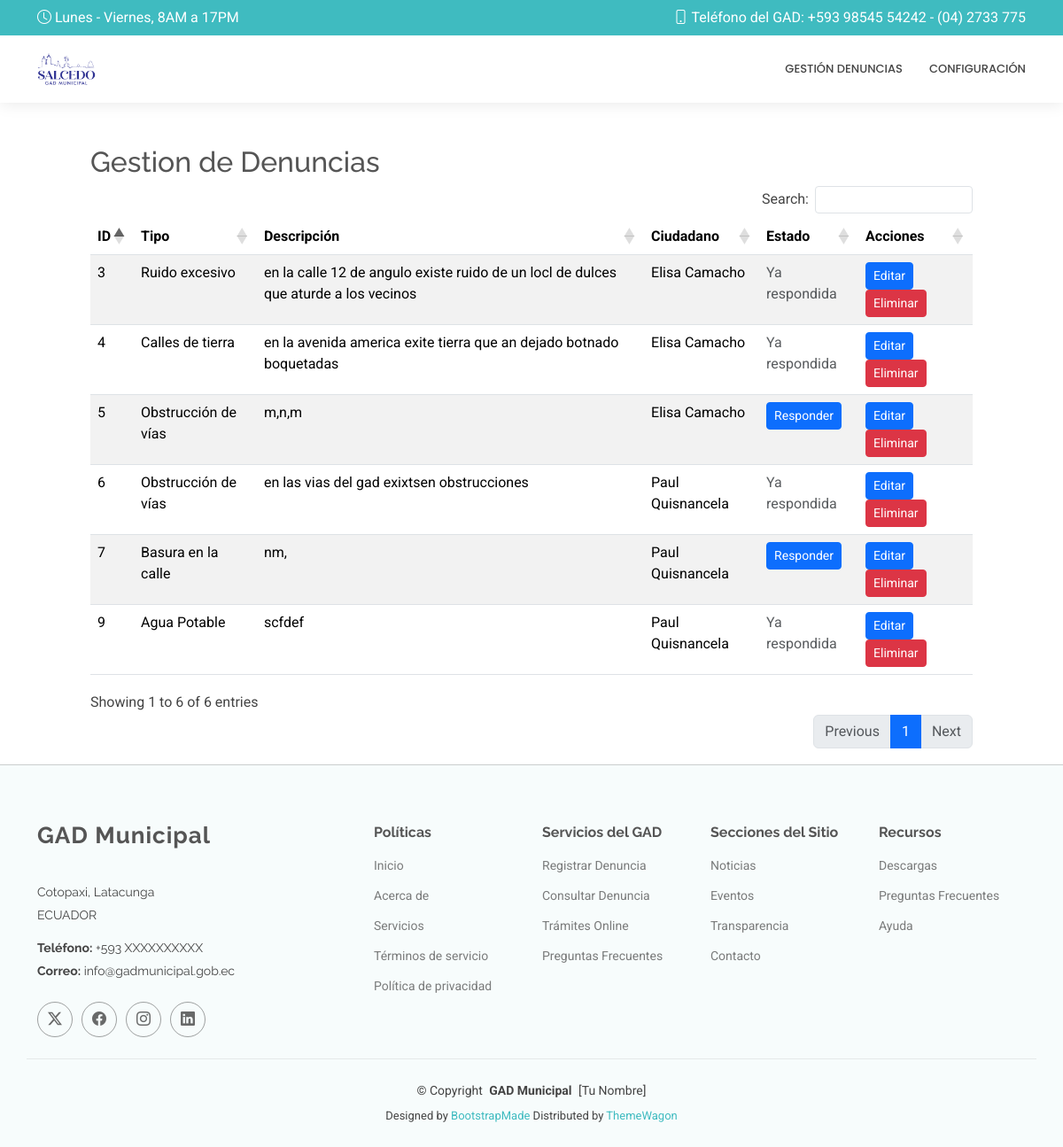
Page /panel_funcionario/ on the earlier database version.
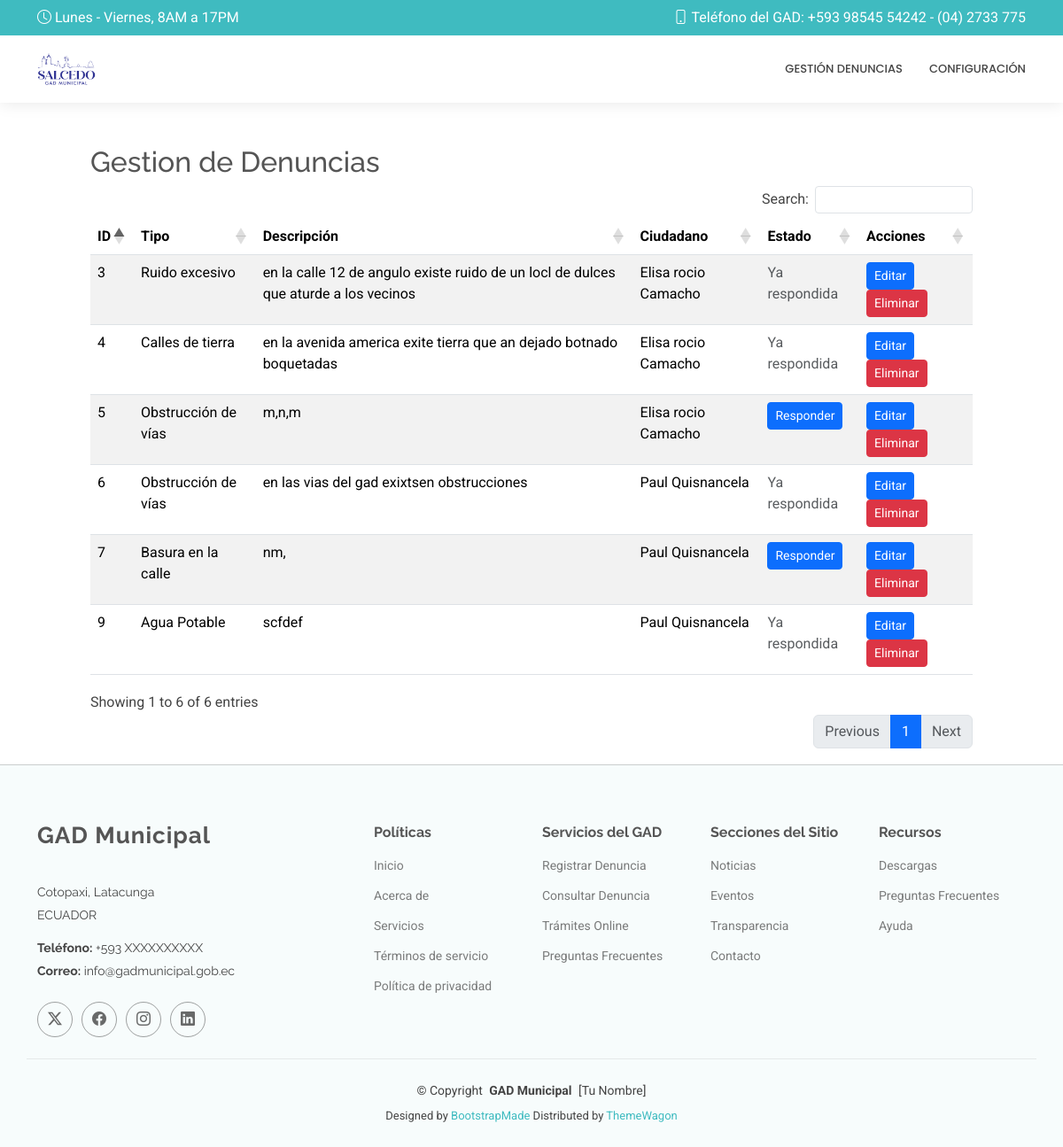
Same page on the later database version.
### Aplicaciones/Denuncias/models.py (models this page shows, shortened)
class Denuncia(models.Model):
    id = models.AutoField(primary_key=True)
    ciudadano = models.ForeignKey(Ciudadano, on_delete=models.CASCADE)
    tipo = models.CharField(max_length=100)
    descripcion = models.TextField()
    latitud = models.FloatField()
    longitud = models.FloatField()
    referencia = models.CharField(max_length=255)
    estado = models.CharField(max_length=50, default='Pendiente')
    fecha_creacion = models.DateTimeField(auto_now_add=True)

### Aplicaciones/Usuarios/models.py (models this page shows, shortened)
class Ciudadano(models.Model):
    id = models.AutoField(primary_key=True)
    cedula = models.CharField(max_length=10, unique=True)
    nombre = models.CharField(max_length=100)
    apellido = models.CharField(max_length=100)
    correo = models.EmailField(unique=True)
    contrasena = models.CharField(max_length=128)

### Aplicaciones/Denuncias/views.py (the view)
# urls.py: path('panel_funcionario/', views.panel_funcionario, name='panel_funcionario'),
def panel_funcionario(request):
    denuncias = Denuncia.objects.all()
    return render(request, "panel_funcionario.html", {"denuncias": denuncias})

### Aplicaciones/Denuncias/templates/panel_funcionario.html (shortened to what this page needs)
{% extends "plantilla2.html" %}
{% block contenido %}
<br>
<br>
    <div class="row">
        <div class="col-md-1"></div>
        <div class="col-md-10">
            <h2>Gestion de Denuncias</h2>
            <table class="table table-striped" id="tbl_denuncias">
                <thead>
                    <tr>
                        <th>ID</th>
                        <th>Tipo</th>
                        <th>Descripción</th>
                        <th>Ciudadano</th>
                        <th>Estado</th>
                        <th>Acciones</th>
                    </tr>
                </thead>
                <tbody>
                    {% for denuncia in denuncias %}
                    <tr>
                        <td>{{ denuncia.id }}</td>
                        <td>{{ denuncia.tipo }}</td>
                        <td>{{ denuncia.descripcion }}</td>
                        <td>{{ denuncia.ciudadano.nombre }} {{ denuncia.ciudadano.apellido }}</td>
                        <td>{% if denuncia.estado == "Pendiente" %}
                            <a href="{% url 'responder_denuncia' denuncia.id %}" class="btn btn-sm btn-primary">
                                Responder
                            </a>
                        {% else %}
                            <span class="text-muted">Ya respondida</span>
                        {% endif %}
                        </td>
                        <td>
                            <a href="{% url 'editar_denuncia' denuncia.id %}" class="btn btn-primary btn-sm">Editar</a>
                            <a href="#" class="btn btn-danger btn-sm" onclick="confirmarEliminacion('{{ denuncia.id }}')">Eliminar</a>
                        </td>
                    </tr>
                    {% endfor %}
                </tbody>
            </table>
        </div>
        <div class="col-md-1"></div>
    </div>
{% endblock %}

Differences in the rows shown:
changed through a linked row, Denuncia "Ruido excesivo": ciudadano.nombre "Elisa" → "Elisa rocio"
changed through a linked row, Denuncia "Calles de tierra": ciudadano.nombre "Elisa" → "Elisa rocio"
changed through a linked row, Denuncia id 5: ciudadano.nombre "Elisa" → "Elisa rocio"
